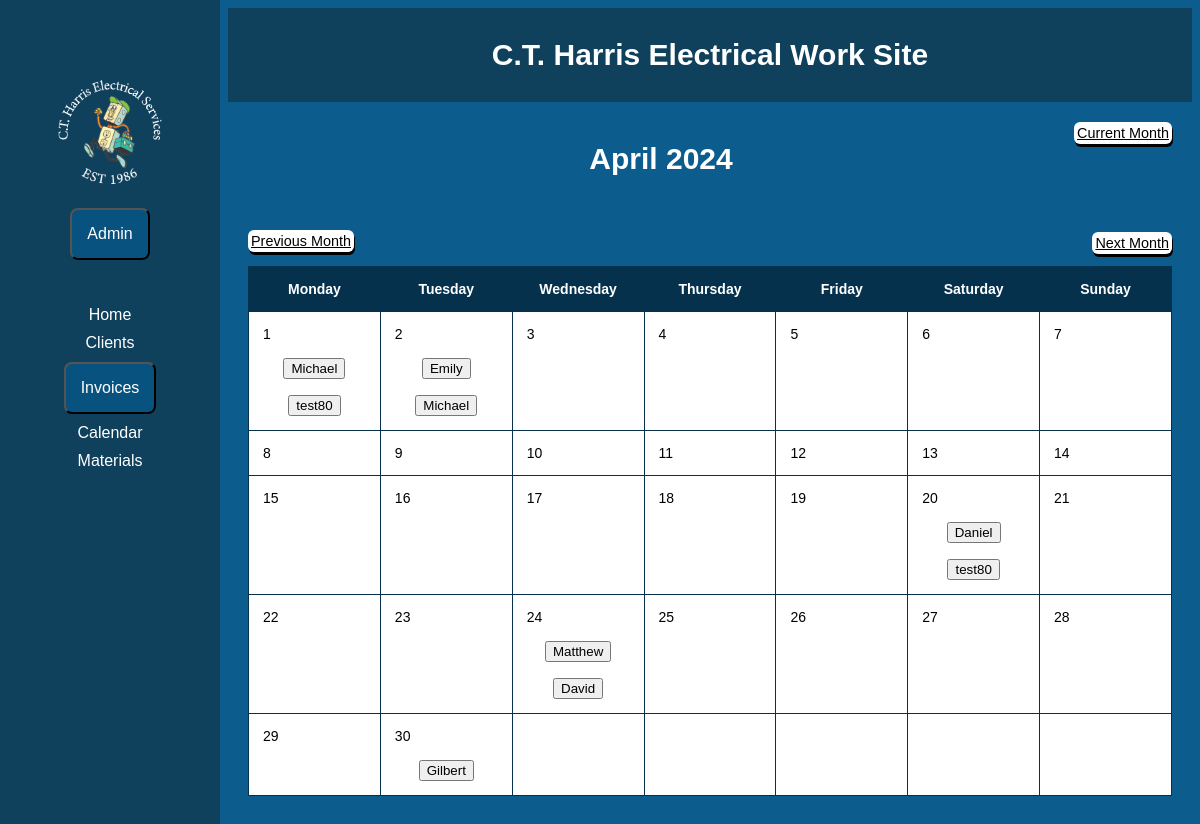
The app's page /calendar/2024/4/ with its own data.
### core/models.py (models this page shows, shortened)
class Invoice(models.Model):
    class Meta:
        app_label = 'core'
    DRAFT = 'Draft' #Client only
    PROPOSAL = 'Proposal' #Sent Proposals
    OPEN = 'Open' #Sent Invoice (UnPaid)
    CLOSED = 'Closed' #Sent Invoice (Paid)
    INVOICE_STATUS = (
        (DRAFT, 'Draft'), #Client only
        (PROPOSAL, 'Proposal'), #Sent Proposals
        (OPEN, 'Open'), #Sent Invoice (UnPaid)
        (CLOSED, 'Closed'), #Sent Invoice (Paid)
    )
    status = models.CharField(max_length = 10, choices = INVOICE_STATUS)
    client = models.ForeignKey(Client, on_delete=models.CASCADE)
    date = models.DateField(null=True)
    bill_to_name = models.CharField(max_length=100, null=True)
    bill_to_address = models.CharField(max_length=255, null=True)
    bill_to_city = models.CharField(max_length=100, null=True)
    bill_to_state = models.CharField(max_length=100, null=True)
    bill_to_zip = models.CharField(max_length=20, null=True)
    ship_to_name = models.CharField(max_length=100, null=True)
    ship_to_address = models.CharField(max_length=255, null=True)
    ship_to_city = models.CharField(max_length=100, null=True)
    ship_to_state = models.CharField(max_length=100, null=True)
    ship_to_zip = models.CharField(max_length=20, null=True)
    balance_due = models.DecimalField(max_digits=10, decimal_places=2, null=True)
    line_items = models.ManyToManyField(to='Material', through='InvoiceMaterial') #custom through model

class Client(models.Model):
    class Meta:
        app_label = 'core'
    FName = models.CharField(max_length=100)
    LName = models.CharField(max_length=100)
    email = models.EmailField()
    contact_name = models.CharField(max_length=100)
    phone_number = models.CharField(max_length=20, blank=True)
    address_street = models.CharField(max_length=255)
    address_city = models.CharField(max_length=100)
    address_state = models.CharField(max_length=100)
    address_zip = models.CharField(max_length=20, blank=True)

### core/views.py (the view)
# urls.py: path('calendar/', views.calendar_page, name='calendar'),
def calendar_page(request, year=None, month=None):
    today = datetime.today()
    if year is None or month is None:
        today = date.today()
        year, month = today.year, today.month
    else:
        year, month = int(year), int(month)
    month_calendar = generate_month_calendar(year, month)
    context = {
        'current_year': year,
        'current_month': month,
        'month_calendar': month_calendar,
        'previous_month_url': prev_month_url(year, month),
        'next_month_url': next_month_url(year, month),
    }
    return render(request, 'calendar.html', context)

### core/views.py (called while the page is built)
def prev_month_url(year, month):
    first_day_current_month = date(year, month, 1)
    prev_month = first_day_current_month - timedelta(days=1)
    return reverse('calendar_page', args=(prev_month.year, prev_month.month))

def next_month_url(year, month):
    days_in_current_month = calendar.monthrange(year, month)[1]
    first_day_next_month = date(year, month, 1) + timedelta(days=days_in_current_month)
    return reverse('calendar_page', args=(first_day_next_month.year, first_day_next_month.month))

def generate_month_calendar(year, month):
    cal = calendar.Calendar()
    month_calendar = []
    for week in cal.monthdatescalendar(year, month):
        week_list = []
        for day in week:
            day_invoices = []  # Prepare a list to hold invoices for the day
            if day.month == month:
                day_invoices = get_invoice_for_date(day)
            week_list.append({'date': day, 'invoices': day_invoices})
        month_calendar.append(week_list)
    return month_calendar

def get_invoice_for_date(date):
    invoices = Invoice.objects.filter(date=date)
    return invoices

### core/templates/calendar.html (shortened to what this page needs)
{% extends 'base.html' %}
{% block content %}
<head>
</head>
<body>
    <a href="{% url 'calendar' %}"  class="New_Button" style="float: right;">Current Month</a>
    <h1>
        {% if current_month == 1 %}January
        {% elif current_month == 2 %}February
        {% elif current_month == 3 %}March
        {% elif current_month == 4 %}April
        {% elif current_month == 5 %}May
        {% elif current_month == 6 %}June
        {% elif current_month == 7 %}July
        {% elif current_month == 8 %}August
        {% elif current_month == 9 %}September
        {% elif current_month == 10 %}October
        {% elif current_month == 11 %}November
        {% elif current_month == 12 %}December
        {% endif %}
        {{ current_year }}
      </h1>
    <br>
    <br>
    <a href="{{ previous_month_url }}" class="New_Button">Previous Month</a>
    <a href="{{ next_month_url }}"  class="New_Button" style="float: right;">Next Month</a>
    <table>
        <thead>
            <tr>
                <th>Monday</th>
                <th>Tuesday</th>
                <th>Wednesday</th>
                <th>Thursday</th>
                <th>Friday</th>
                <th>Saturday</th>
                <th>Sunday</th>
            </tr>
        </thead>
        <tbody>
            {% for week in month_calendar %}
                <tr>
                    {% for day in week %}
                    <td>
                        {% if day.date.month == current_month %}
                            {{ day.date.day }}<br>
                            <div class="invoices-list">
                                {% for invoice in day.invoices %}
                                <br>
                                    <div class="invoice-entry">
                                        {% with address=invoice.client.address_street|stringformat:"s" %}
                                        {% with city=invoice.client.address_city|stringformat:"s" %}
                                        {% with state=invoice.client.address_state|stringformat:"s" %}
                                        {% with zip=invoice.client.address_zip|stringformat:"s" %}
                                        {% with address_string=address|add:", "|add:city|add:", "|add:state|add:" "|add:zip %}
                                        <div class="tooltip">
                                            <a href="{% url 'invoice_edit' invoice.id %}?source=calendar" title="Click to edit"><button style = 'width=100%;'>{{ invoice.client.FName }}</button></a>
                                        </div>
                                        {% endwith %}
                                        {% endwith %}
                                        {% endwith %}
                                        {% endwith %}
                                        {% endwith %}
                                    </div>
                                {% endfor %}
                            </div>
                        {% else %}
                            &nbsp;
                        {% endif %}
                    </td>
                    {% endfor %}
                </tr>
            {% endfor %}
        </tbody>
    </table>
</body>
{% endblock %}

### core/templates/base.html (style rules this page uses)
body { background-color: #0C5C8E; color: white; font-family: sans-serif; }
h1 { color: white; font-size: 30px; font-weight: bold; text-align: center; font-family: sans-serif; }
table { border-collapse: collapse; width:100%; background-color:rgb(05,49,77); border: 1px solid white; }
th,td { padding: 14px; text-align: left; border-bottom: 1px solid white; font-size: 14px; }
th { text-align: center; }
.New_Button { background-color: White; padding: 3px; color: black; border-radius: 6px; font-size: 90%; box-shadow: 1px 3px #000000; }

### core/templates/calendar.html (style rules this page uses)
table { border-collapse: collapse; width: 100%; background-color: white; border: 1px solid rgb(5, 49, 77); }
th, td { padding: 14px; text-align: left; font-size: 14px; width: 14.28%; vertical-align: top; border: 1px solid rgb(5, 49, 77); color: black; }
td { min-height: 100px; max-height: 200px; overflow-y: auto; }
th { text-align: center; background-color: rgb(5, 49, 77); color: white; }
.tooltip { text-align: center; }

### records on screen
Invoice: client.FName "Michael"
Invoice: client.FName "test80"
Invoice: client.FName "Emily"
Invoice: client.FName "Michael"
Invoice: client.FName "Daniel"
Invoice: client.FName "test80"
Invoice: client.FName "Matthew"
Invoice: client.FName "David"
Invoice: client.FName "Gilbert"

### other values on screen
{{ current_year }} "2024"
{{ day.date.day }} "1" "2" "3" "4" "5" "6" "7" "8" "9" "10" "11" "12" "13" "14" "15" "16" "17" "18" "19" "20" "21" "22" "23" "24" "25" "26" "27" "28" "29" "30"
